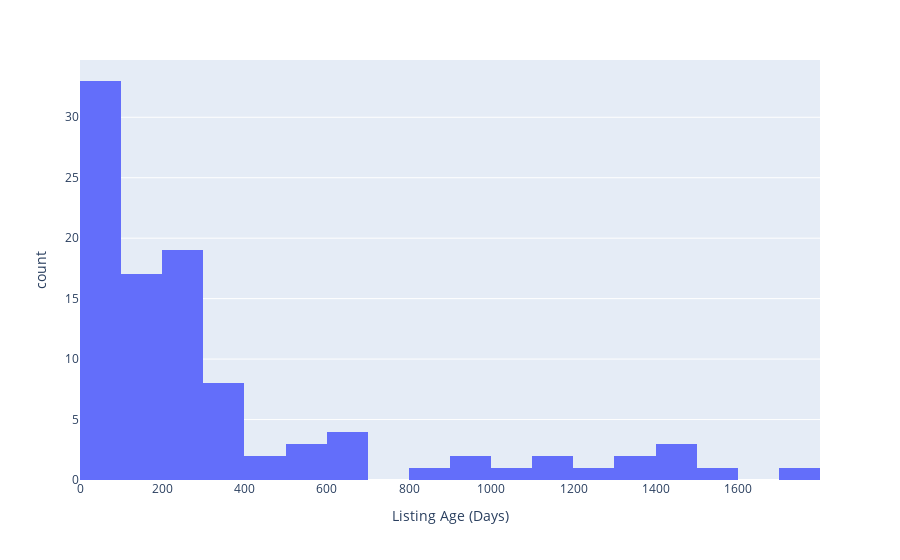

The notebook cell this image was saved under:
### Code cell
px.histogram(Listing_age, x='Listing Age (Days)', nbins=20)

### Figure 1 — Plotly figure (JSON) as saved in the notebook; plotly's stock layout.template omitted (floating-point values rounded to 4 significant figures)
{"data": [{"alignmentgroup": "True", "bingroup": "x", "hovertemplate": "Listing Age (Days)=%{x}<br>count=%{y}<extra></extra>", "legendgroup": "", "marker": {"color": "#636efa", "pattern": {"shape": ""}}, "name": "", "nbinsx": 20, "offsetgroup": "", "orientation": "v", "showlegend": false, "type": "histogram", "x": [243, 8, 815, 182, 116, 1535, 106, 105, 44, 26, 7, 320, 216, 425, 29, 81, 230, 51, 119, 252, 660, 77, 87, 287, 297, 8, 687, 1408, 109, 310, 20, 308, 566, 64, 10, 270, 216, 1488, 67, 295, 24, 175, 338, 1252, 152, 161, 248, 248, 475, 63, 247, 586, 10, 10, 10, 1362, 12, 17, 264, 1414, 41, 41, 54, 666, 309, 208, 207, 85, 913, 90, 926, 99, 350, 232, 108, 1369, 120, 177, 112, 201, 502, 212, 151, 1755, 139, 1183, 1029, 207, 72, 129, 1106, 629, 93, 85, 66, 371, 365, 19, 22, 120], "xaxis": "x", "yaxis": "y"}], "layout": {"barmode": "relative", "legend": {"tracegroupgap": 0}, "margin": {"t": 60}, "xaxis": {"anchor": "y", "domain": [0, 1], "title": {"text": "Listing Age (Days)"}}, "yaxis": {"anchor": "x", "domain": [0, 1], "title": {"text": "count"}}}}
